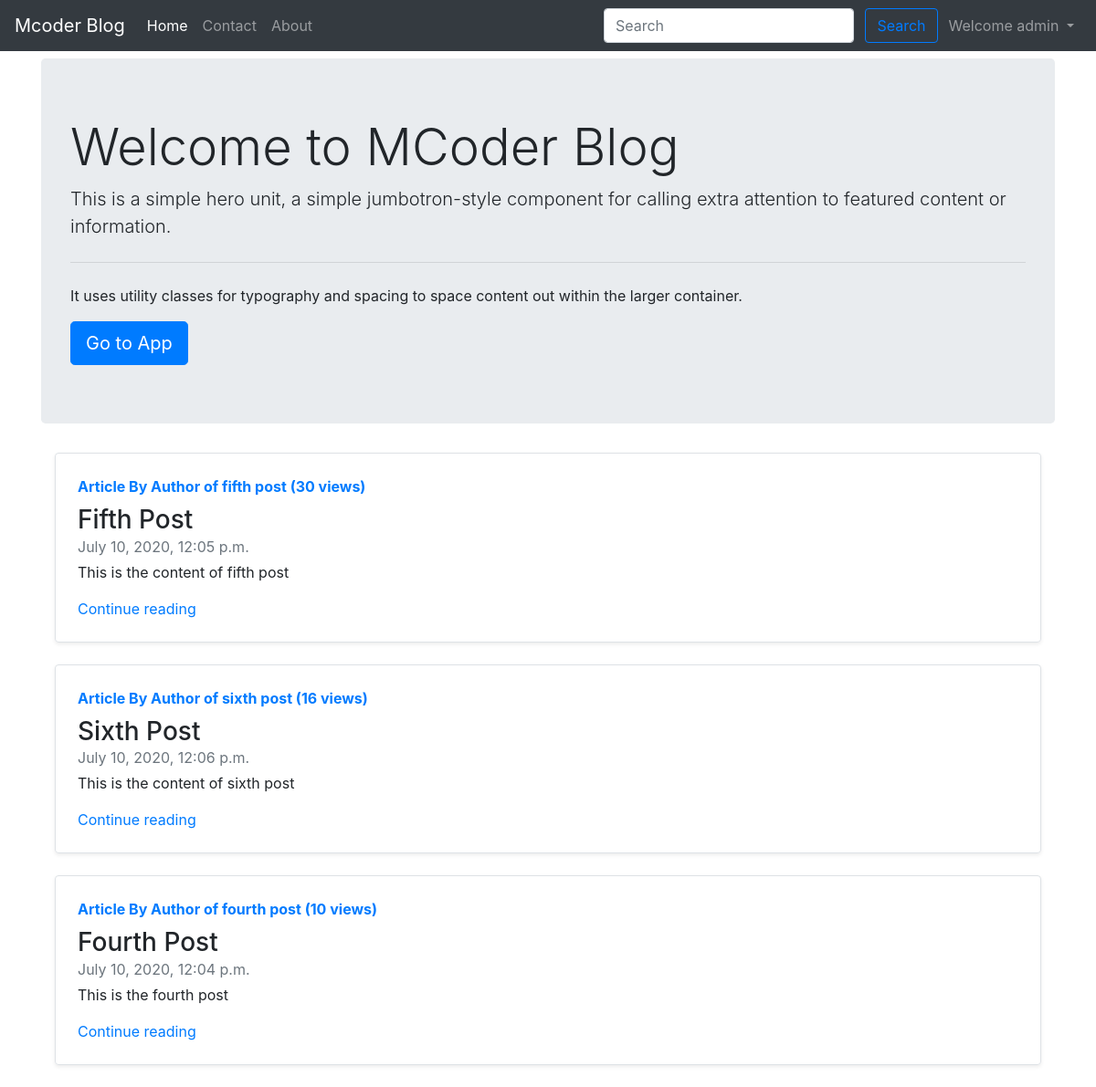
Page /blog/ (signed in) on the committed database.
### blog/models.py (models this page shows, shortened)
class Post(models.Model):
    sno = models.AutoField(primary_key=True)
    title = models.CharField(max_length=100,default='')
    content = models.TextField(default='')
    author = models.CharField(max_length=50, default='')
    slug = models.CharField(max_length=100, default='')
    views = models.IntegerField(default=0)
    timestamp = models.DateTimeField(blank=True)

### blog/views.py (the view)
# urls.py: path('', views.home),
def home(request):
    allPosts = Post.objects.all().order_by('-views')[:3]
    params = { 'allPosts' : allPosts, 'user' : request.user }
    return render(request, "blog/home.html",params)

### templates/blog/home.html (shortened to what this page needs)
{% extends 'blog/basic.html' %}
{% block body %}
<div class="container my-2">
<div class="jumbotron">
  <h1 class="display-4">Welcome to MCoder Blog</h1>
  <p class="lead">This is a simple hero unit, a simple jumbotron-style component for calling extra attention to featured content or information.</p>
  <hr class="my-4">
  <p>It uses utility classes for typography and spacing to space content out within the larger container.</p>
  <a class="btn btn-primary btn-lg" href="/" role="button">Go to App</a>
</div>
</div>
<div class="container">
{% for post in allPosts %}
	<div class="col-md-12">
      <div class="row no-gutters border rounded overflow-hidden flex-md-row mb-4 shadow-sm h-md-250 position-relative">
        <div class="col p-4 d-flex flex-column position-static">
          <strong class="d-inline-block mb-2 text-primary">Article By {{ post.author }} ({{ post.views }} views)</strong>
          <h3 class="mb-0">{{ post.title }}</h3>
          <div class="mb-1 text-muted">{{ post.timestamp }}</div>
          <p class="card-text mb-auto"><div class="preview">{{ post.content|slice:"0:200"|safe }}</div></p>
          <a href="/blog/{{ post.slug }}" >Continue reading</a>
        </div>
      </div>
    </div>
{% endfor %}
</div>
{% endblock body %}
{% block activeHome %}
    active
{% endblock %}

### templates/blog/basic.html (shortened to what this page needs)
<!doctype html>
<html lang="en">
  <head>
    <link rel="stylesheet" href="https://stackpath.bootstrapcdn.com/bootstrap/4.5.0/css/bootstrap.min.css">
  </head>
  <body>
<nav class="navbar navbar-expand-lg navbar-dark bg-dark">
  <a class="navbar-brand" href="/blog/">Mcoder Blog</a>
  <div class="collapse navbar-collapse" id="navbarSupportedContent">
    <ul class="navbar-nav mr-auto">
      <li class="nav-item {% block activeHome %} {% endblock %}">
        <a class="nav-link" href="/blog/">Home <span class="sr-only">(current)</span></a>
      </li>
      <li class="nav-item {% block activeContact %} {% endblock %}">
        <a class="nav-link" href="/contact">Contact</a>
      </li>
      <li class="nav-item {% block activeAbout %} {% endblock %}">
        <a class="nav-link" href="/about">About</a>
      </li>
    </ul>
<div class="form-inline">
    <form class="my-2 my-lg-0 mx-1" method="post" action="/search/">
      <input class="form-control mr-sm-2" type="search" placeholder="Search" aria-label="Search" name="search" id="search">
      <button class="btn btn-outline-primary my-2 my-sm-0" type="submit">Search</button>
    </form>
{% if user.is_authenticated %}
<div class="collapse navbar-collapse">
    <ul class="navbar-nav ml-auto">
<li class="nav-item dropdown">
        <a class="nav-link dropdown-toggle" href="#" id="navbarDropdown" role="button" data-toggle="dropdown" aria-haspopup="true" aria-expanded="false">
         Welcome {{ user }}
        </a>
      </li>
</ul>
</div>
{% endif %}
</div>
  </div>
</nav>
{% block body %}
{% endblock body %}
  </body>
</html>

### rows in the picture
Post: author "Author of fifth post", views "30", title "Fifth Post", timestamp "July 10, 2020, 12:05 p.m."
Post: author "Author of sixth post", views "16", title "Sixth Post", timestamp "July 10, 2020, 12:06 p.m."
Post: author "Author of fourth post", views "10", title "Fourth Post", timestamp "July 10, 2020, 12:04 p.m."

### other values in the picture
{{ user }} "admin"
